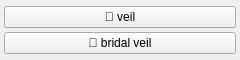
<?xml version="1.0" encoding="UTF-8"?>
<ui version="4.0">
 <class>clothes_veil_menu</class>
 <widget class="QWidget" name="clothes_veil_menu">
  <property name="geometry">
   <rect><x>0</x><y>0</y><width>240</width><height>60</height></rect>
  </property>
  <layout class="QGridLayout" name="grid">
   <property name="leftMargin"><number>4</number></property>
   <property name="topMargin"><number>4</number></property>
   <property name="rightMargin"><number>4</number></property>
   <property name="bottomMargin"><number>4</number></property>
   <property name="horizontalSpacing"><number>2</number></property>
   <property name="verticalSpacing"><number>2</number></property>
   <item row="0" column="0">
    <widget class="QPushButton" name="chk_veil">
     <property name="checkable"><bool>true</bool></property>
     <property name="text"><string>👰 veil</string></property>
     <property name="tags" stdset="0"><string>veil</string></property>
     <property name="group" stdset="0"><string>veil</string></property>
    </widget>
   </item>
   <item row="1" column="0">
    <widget class="QPushButton" name="chk_bridal_veil">
     <property name="checkable"><bool>true</bool></property>
     <property name="text"><string>💒 bridal veil</string></property>
     <property name="tags" stdset="0"><string>bridal veil</string></property>
     <property name="group" stdset="0"><string>veil</string></property>
    </widget>
   </item>
  </layout>
 </widget>
 <resources/>
 <connections/>
</ui>
